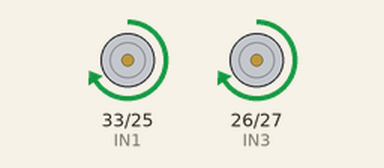
Recording of a sketch running on a simulated ESP32. Shown: motor-driver pin pairs drawn as motors (green arrow = first pin HIGH = forward, orange = second pin HIGH = backward, longer = more drive, scaled by the enable pin).

Above: at 1.0 s.
At 3.0 s:
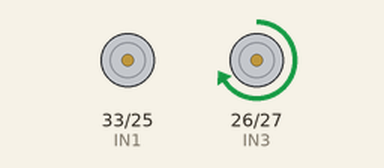
At 5.5 s:
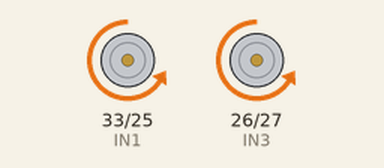
At 8.5 s:
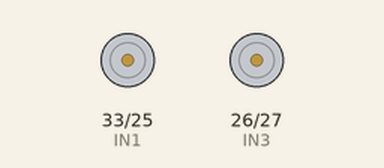
Timing chart, 0 to 12.4 s (numbered marks = the images above):
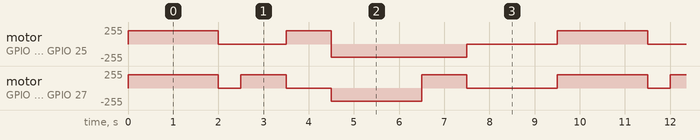

The sketch:

lab13-two-motors.ino
```cpp
// Lab 13 - Two motors / robot drive (needs ESP32 Arduino core 3.x)
// Left motor  (OUT1/OUT2): ENA = 32, IN1 = 33, IN2 = 25
// Right motor (OUT3/OUT4): ENB = 14, IN3 = 26, IN4 = 27

const int ENA = 32, IN1 = 33, IN2 = 25;   // left motor
const int ENB = 14, IN3 = 26, IN4 = 27;   // right motor

const int PWM_FREQ = 1000;
const int PWM_RES = 8;

void setup() {
  pinMode(IN1, OUTPUT); pinMode(IN2, OUTPUT);
  pinMode(IN3, OUTPUT); pinMode(IN4, OUTPUT);
  ledcAttach(ENA, PWM_FREQ, PWM_RES);
  ledcAttach(ENB, PWM_FREQ, PWM_RES);
}

// Each side: direction (+1 forward, -1 backward, 0 stop) and speed 0-255
void setLeft(int dir, int speed) {
  digitalWrite(IN1, dir > 0);
  digitalWrite(IN2, dir < 0);
  ledcWrite(ENA, dir == 0 ? 0 : speed);
}

void setRight(int dir, int speed) {
  digitalWrite(IN3, dir > 0);
  digitalWrite(IN4, dir < 0);
  ledcWrite(ENB, dir == 0 ? 0 : speed);
}

void forward(int s)   { setLeft(+1, s); setRight(+1, s); }
void backward(int s)  { setLeft(-1, s); setRight(-1, s); }
void turnLeft(int s)  { setLeft(0, 0);  setRight(+1, s); }   // only right wheel drives
void turnRight(int s) { setLeft(+1, s); setRight(0, 0);  }   // only left wheel drives
void spinLeft(int s)  { setLeft(-1, s); setRight(+1, s); }   // wheels in opposite directions
void stopAll()        { setLeft(0, 0);  setRight(0, 0);  }

void loop() {
  forward(200);   delay(2000);
  stopAll();      delay(500);
  turnLeft(200);  delay(1000);
  turnRight(200); delay(1000);
  backward(200);  delay(2000);
  spinLeft(200);  delay(1000);
  stopAll();      delay(2000);
}
```

Measured:
- by itself, motor on GPIO 33 (IN1) / GPIO 25 (IN2): repeats every 9.5 s: stopped 1.5 s, forward 199/255 1.0 s, backward 199/255 3.0 s, stopped 2.0 s, forward 199/255 2.0 s
- by itself, motor on GPIO 26 (IN3) / GPIO 27 (IN4): repeats every 9.5 s: stopped 0.50 s, forward 199/255 1.0 s, stopped 1.0 s, backward 199/255 2.0 s, forward 199/255 1.0 s, stopped 2.0 s, forward 199/255 2.0 s
